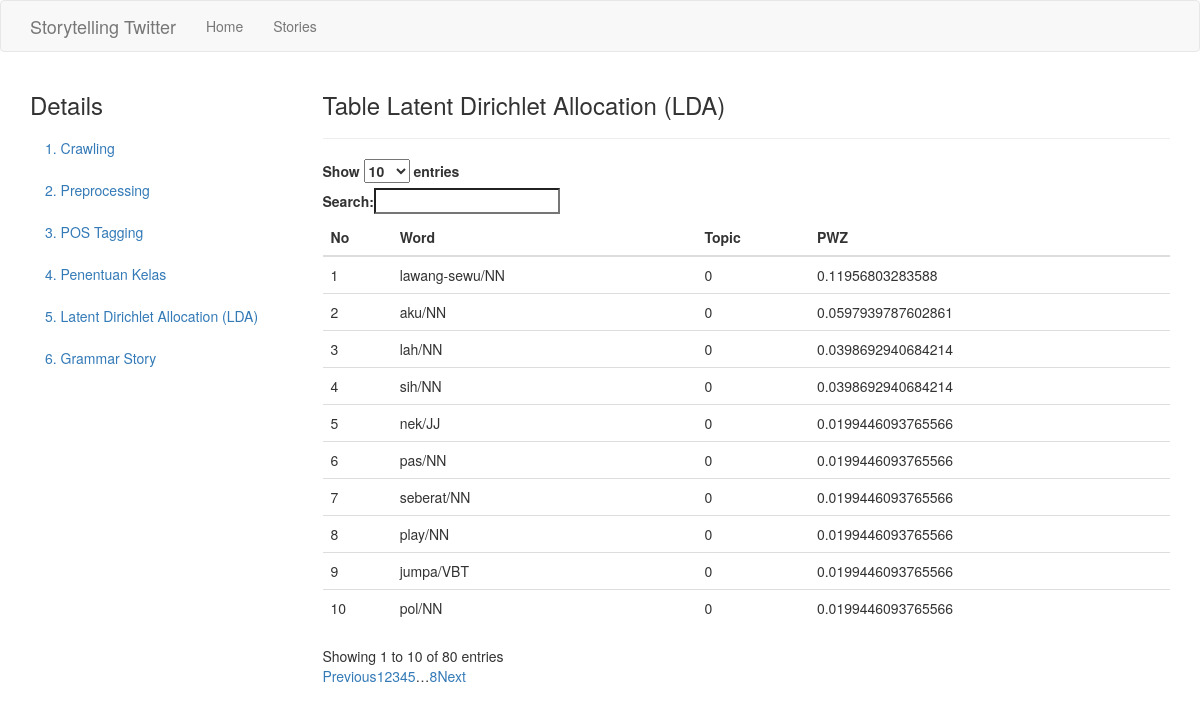
Page /stories/1/details/lda on the committed database.
### app/models.py (models this page shows, shortened)
class LdaPWZ(db.Model):
    __tablename__ = 'ldapwz'
    id = db.Column(db.Integer, primary_key=True)
    word = db.Column(db.String(200))
    topic = db.Column(db.Integer)
    pwz = db.Column(db.String(200))
    crawler_id = db.Column(db.Integer, db.ForeignKey('crawler.id'), nullable=False)

### app/main/routes.py (the view)
@bp.route('/stories/<int:id>/details/lda', methods=['GET', 'POST'])
def get_lda(id):
    lda = LdaPWZ.query.filter_by(crawler_id=id)
    return render_template("details_lda.html", crawler_id=id, lda=lda)

### app/templates/details_lda.html (shortened to what this page needs)
{% extends 'bootstrap/base.html' %}
{% block head %}
{{super()}}
<link rel="stylesheet" href="https://maxcdn.bootstrapcdn.com/bootstrap/3.3.7/css/bootstrap.min.css">
<link rel="stylesheet" href="https://cdn.datatables.net/1.10.19/css/dataTables.bootstrap.min.css">
{% endblock %}
{% block navbar %}
<nav class="navbar navbar-default">
  <div class="container">
    <div class="navbar-header">
      <a class="navbar-brand" href="{{ url_for('main.index') }}">{{ _('Storytelling Twitter') }}</a>
    </div>
    <div class="collapse navbar-collapse" id="bs-example-navbar-collapse-1">
      <ul class="nav navbar-nav">
        <li><a href="{{ url_for('main.index') }}">{{ _('Home') }}</a></li>
        <li><a href="{{ url_for('main.stories') }}">{{ _('Stories') }}</a></li>
      </ul>
    </div>
  </div>
</nav>
{% endblock %}
{% block content %}
<div class="container">
  <div class="row">
    <nav class="col-sm-3" id="myScrollspy">
      <ol class="nav nav-stacked" id="sidebar" data-spy="affix" data-offset-top="0">
        <h3>Details</h3>
        <li><a href="{{url_for('main.get_crawling', id=crawler_id)}}">1. Crawling</a></li>
        <li><a href="{{url_for('main.get_preprocessing', id=crawler_id)}}">2. Preprocessing</span></a></li>
        <li><a href="{{url_for('main.get_postag', id=crawler_id)}}">3. POS Tagging</a></li>
        <li><a href="{{url_for('main.get_kelas', id=crawler_id)}}">4. Penentuan Kelas</a></li>
        <li><a href="{{url_for('main.get_lda', id=crawler_id)}}">5. Latent Dirichlet Allocation (LDA)</a></li>
        <li><a href="{{url_for('main.get_grammar_story', id=crawler_id)}}">6. Grammar Story</a></li>
      </ol>
    </nav>
    <div class="col-md-9">
      <h3>Table Latent Dirichlet Allocation (LDA)</h3>
      <hr>
      <table class="table table-stripped" id="tblLda">
        <thead>
          <th>No</th>
          <th>Word</th>
          <th>Topic</th>
          <th>PWZ</th>
        </thead>
        <tbody>
          {% set ns = namespace(i=1) %}
          {% for item in lda %}
          <tr>
            <td>{{ ns.i }}</td>
            <td>{{ item.word }}</td>
            <td>{{ item.topic }}</td>
            <td>{{ item.pwz }}</td>
          </tr>
          {% set ns.i = ns.i+1 %}
          {% endfor %}
        </tbody>
      </table>
    </div>
  </div>
</div>
{% endblock %}

### app/templates/details_lda.html (style rules this page uses)
body { position: relative; }

### rows in the picture
LdaPWZ: i "1", word "lawang-sewu/NN", topic "0", pwz "0.11956803283588"
LdaPWZ: i "2", word "aku/NN", topic "0", pwz "0.0597939787602861"
LdaPWZ: i "3", word "lah/NN", topic "0", pwz "0.0398692940684214"
LdaPWZ: i "4", word "sih/NN", topic "0", pwz "0.0398692940684214"
LdaPWZ: i "5", word "nek/JJ", topic "0", pwz "0.0199446093765566"
LdaPWZ: i "6", word "pas/NN", topic "0", pwz "0.0199446093765566"
LdaPWZ: i "7", word "seberat/NN", topic "0", pwz "0.0199446093765566"
LdaPWZ: i "8", word "play/NN", topic "0", pwz "0.0199446093765566"
LdaPWZ: i "9", word "jumpa/VBT", topic "0", pwz "0.0199446093765566"
LdaPWZ: i "10", word "pol/NN", topic "0", pwz "0.0199446093765566"
